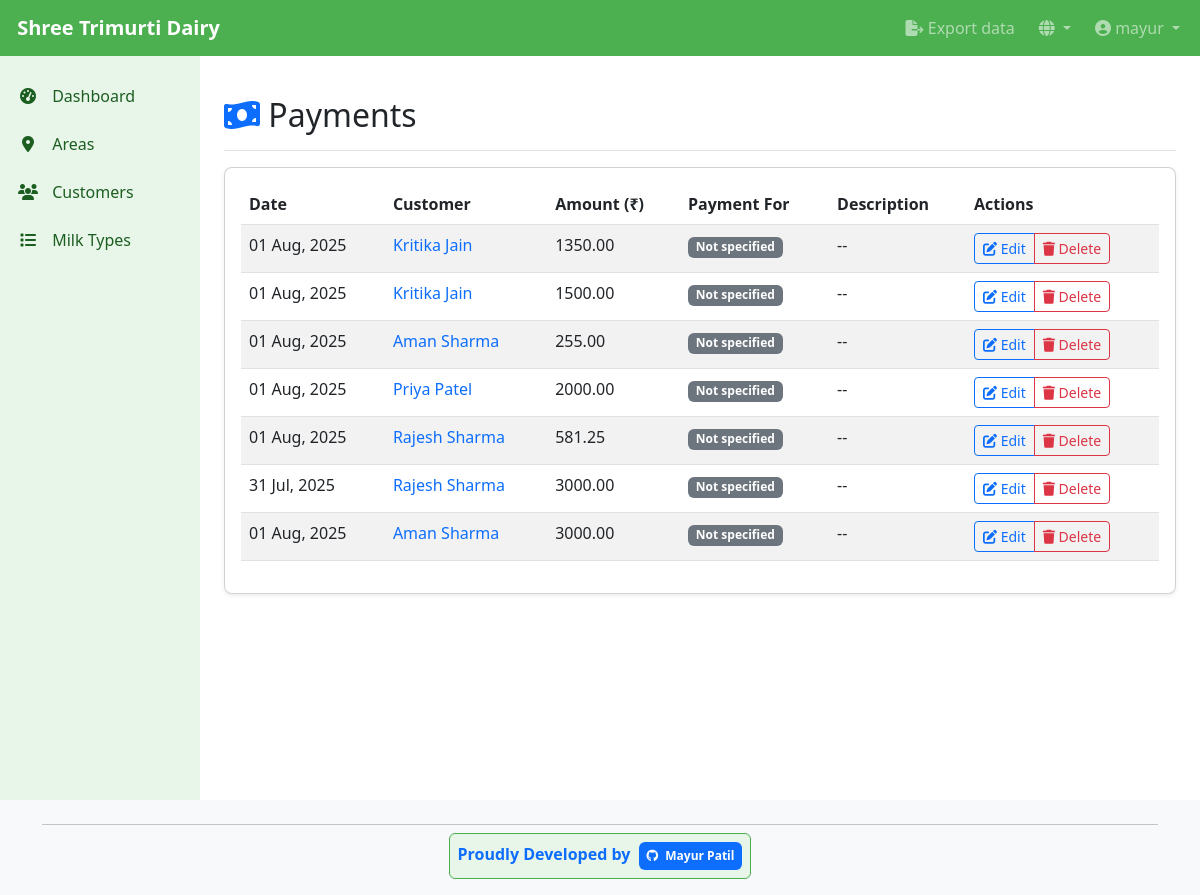
Page /en/dairy/payments/ (signed in) on the committed database.
### dairy_app/models.py (models this page shows, shortened)
class Payment(models.Model):
    user = models.ForeignKey(User, on_delete=models.CASCADE, related_name='payments')
    customer = models.ForeignKey(Customer, on_delete=models.CASCADE, related_name='payments')
    date = models.DateField(default=timezone.now)
    amount = models.DecimalField(max_digits=10, decimal_places=2)
    description = models.CharField(max_length=255, blank=True, null=True)
    payment_for_month = models.IntegerField(null=True, blank=True,
                                           help_text=_('Month number (1-12) this payment is for'))
    payment_for_year = models.IntegerField(null=True, blank=True,
                                          help_text=_('Year this payment is for'))
    created_at = models.DateTimeField(auto_now_add=True)
    updated_at = models.DateTimeField(auto_now=True)
    class Meta:
        ordering = ['-date']

class Customer(models.Model):
    user = models.ForeignKey(User, on_delete=models.CASCADE, related_name='customers')
    name = models.CharField(max_length=200)
    address = models.TextField(blank=True, null=True)
    phone = models.CharField(max_length=20, blank=True, null=True)
    milk_types = models.ManyToManyField(MilkType, related_name='customers')
    area = models.ForeignKey(Area, on_delete=models.SET_NULL, null=True, blank=True, related_name='customers')
    date_joined = models.DateTimeField(auto_now_add=True)
    delivery_order = models.PositiveIntegerField(default=0, help_text=_('Order for delivery route within area'))
    class Meta:
        ordering = ['area', 'delivery_order', 'name']

### dairy_app/views.py (the view)
# urls.py: path('payments/', views.PaymentListView.as_view(), name='payment_list'),
class PaymentListView(LoginRequiredMixin, ListView):
    model = Payment
    template_name = 'dairy_app/payment_list.html'
    context_object_name = 'payments'
    paginate_by = 20
    def get_queryset(self):
        return Payment.objects.all().order_by('-created_at')

### dairy_app/templates/dairy_app/payment_list.html (shortened to what this page needs)
{% extends 'base.html' %}
{% load i18n %}
{% load dict_filters %}
{% block content %}
<div class="d-flex justify-content-between flex-wrap flex-md-nowrap align-items-center pt-3 pb-2 mb-3 border-bottom">
    <h1 class="h2"><i class="fas fa-money-bill-wave text-primary"></i> {% trans "Payments" %}</h1>
</div>
<div class="card">
    <div class="card-body">
        {% if payments %}
        <div class="table-responsive">
            <table class="table table-striped table-hover">
                <thead>
                    <tr>
                        <th>{% trans "Date" %}</th>
                        <th>{% trans "Customer" %}</th>
                        <th>{% trans "Amount" %} (₹)</th>
                        <th>{% trans "Payment For" %}</th>
                        <th>{% trans "Description" %}</th>
                        <th>{% trans "Actions" %}</th>
                    </tr>
                </thead>
                <tbody>
                    {% for payment in payments %}
                    <tr>
                        <td>{{ payment.date|date:"d M, Y" }}</td>
                        <td>
                            <a href="{% url 'customer_detail' payment.customer.id %}" class="text-decoration-none">
                                {{ payment.customer.name }}
                            </a>
                        </td>
                        <td>{{ payment.amount|floatformat:2 }}</td>
                        <td>
                            {% if payment.payment_for_month and payment.payment_for_year %}
                                <span class="badge bg-info">
                                    {% with month_name=payment.payment_for_month|month_name %}
                                    {{ month_name }} {{ payment.payment_for_year }}
                                    {% endwith %}
                                </span>
                            {% else %}
                                <span class="badge bg-secondary">{% trans "Not specified" %}</span>
                            {% endif %}
                        </td>
                        <td>{{ payment.description|default:"--"|truncatechars:50 }}</td>
                        <td>
                            <div class="btn-group btn-group-sm">
                                <a href="{% url 'payment_edit' payment.id %}" class="btn btn-outline-primary">
                                    <i class="fas fa-edit"></i> {% trans "Edit" %}
                                </a>
                                <a href="{% url 'payment_delete' payment.id %}" class="btn btn-outline-danger">
                                    <i class="fas fa-trash"></i> {% trans "Delete" %}
                                </a>
                            </div>
                        </td>
                    </tr>
                    {% endfor %}
                </tbody>
            </table>
        </div>
        {% else %}
        <div class="text-center py-5">
            <i class="fas fa-money-bill-wave fa-3x text-muted mb-3"></i>
            <p class="lead">{% trans "No payment records found" %}</p>
            <p class="text-muted">{% trans "Record customer payments from the customer detail page" %}</p>
        </div>
        {% endif %}
    </div>
</div>
{% endblock %}

### templates/base.html (shortened to what this page needs)
<!DOCTYPE html>
<html lang="{% if LANGUAGE_CODE %}{{ LANGUAGE_CODE }}{% else %}en{% endif %}">
<head>
    {% load i18n %}
    <link href="https://cdn.jsdelivr.net/npm/bootstrap@5.3.0/dist/css/bootstrap.min.css" rel="stylesheet">
    <link href="https://cdnjs.cloudflare.com/ajax/libs/font-awesome/6.4.0/css/all.min.css" rel="stylesheet">
</head>
<body>
    <nav class="navbar navbar-expand-lg navbar-dark fixed-top">
        <div class="container-fluid">
            <a class="navbar-brand" href="{% url 'dashboard' %}">
                 {% trans "Shree Trimurti Dairy" %}
            </a>
            <div class="collapse navbar-collapse" id="navbarNav">
                <ul class="navbar-nav">
                    {% if user.is_authenticated %}
                    <li class="nav-item me-2">
                        <a class="nav-link {% if request.resolver_match.url_name == 'customer_export' %}active{% endif %}" href="{% url 'customer_export' %}">
                            <i class="fas fa-file-export"></i> {% trans "Export data" %}
                        </a>
                    </li>
                    <li class="nav-item dropdown me-2">
                        <a class="nav-link dropdown-toggle" href="#" id="languageDropdown" role="button" data-bs-toggle="dropdown" aria-expanded="false">
                            <i class="fas fa-globe"></i>
                        </a>
                            {% load i18n %}
                            {% get_current_language as LANGUAGE_CODE %}
                            {% get_available_languages as LANGUAGES %}
                            {% get_language_info_list for LANGUAGES as languages %}
                    </li>
                    <li class="nav-item dropdown">
                        <a class="nav-link dropdown-toggle" href="#" id="navbarDropdown" role="button" data-bs-toggle="dropdown" aria-expanded="false">
                            <i class="fas fa-user-circle"></i> {{ user.username }}
                        </a>
                    </li>
                    {% else %}
                    <li class="nav-item">
                        <a class="nav-link" href="{% url 'login' %}">{% trans "Login" %}</a>
                    </li>
                    {% endif %}
                </ul>
            </div>
        </div>
    </nav>
    <div class="container-fluid">
        <div class="row">
            {% if user.is_authenticated %}
            <div class="col-lg-2 d-none d-lg-block sidebar collapse" id="sidebar">
                <div class="position-sticky pt-3">
                    <ul class="nav flex-column">
                        <li class="nav-item">
                            <a class="nav-link {% if request.resolver_match.url_name == 'dashboard' %}active{% endif %}" href="{% url 'dashboard' %}">
                                <i class="fas fa-tachometer-alt"></i> {% trans "Dashboard" %}
                            </a>
                        </li>
                        <li class="nav-item">
                            <a class="nav-link {% if 'area' in request.resolver_match.url_name %}active{% endif %}" href="{% url 'area_list' %}">
                                <i class="fas fa-map-marker-alt"></i> {% trans "Areas" %}
                            </a>
                        </li>
                        <li class="nav-item">
                            <a class="nav-link {% if 'customer' in request.resolver_match.url_name %}active{% endif %}" href="{% url 'customer_list' %}">
                                <i class="fas fa-users"></i> {% trans "Customers" %}
                            </a>
                        </li>
                        <li class="nav-item">
                            <a class="nav-link {% if 'milk_type' in request.resolver_match.url_name %}active{% endif %}" href="{% url 'milk_type_list' %}">
                                <i class="fas fa-list"></i> {% trans "Milk Types" %}
                            </a>
                        </li>
                    </ul>
                </div>
            </div>
            {% endif %}
            <main class="{% if user.is_authenticated %}col-12 col-lg-10{% else %}col-12{% endif %} main-content">
                {% block content %}{% endblock %}
            </main>
        </div>
    </div>
    <footer class="footer mt-auto py-3 bg-light">
        <div class="container">
            <div class="row">
                <div class="col-12 text-center">
                    <hr class="my-2">
                    <div class="developer-credit p-2 d-inline-block rounded" style="background-color: var(--light-color); border: 1px solid var(--primary-color);">
                        <strong class="text-primary">{% trans "Proudly Developed by" %}</strong>
                        <a href="https://github.com/mayur5204" target="_blank" class="text-decoration-none ms-1">
                            <span class="badge bg-primary p-2">
                                <i class="fab fa-github me-1"></i> Mayur Patil
                            </span>
                        </a>
                    </div>
                </div>
            </div>
        </div>
    </footer>
</body>
</html>

### templates/base.html (style rules this page uses)
:root { --primary-color: #4CAF50; --accent-color: #FFC107; --light-color: #E8F5E9; --dark-color: #1B5E20; }
body { padding-top: 56px; min-height: 100vh; display: flex; flex-direction: column; padding-bottom: 60px; }
.navbar { background-color: var(--primary-color); }
.navbar-brand { font-weight: bold; }
.sidebar { background-color: var(--light-color); min-height: calc(100vh - 56px); padding-right: 0; padding-left: 0; }
.sidebar .nav-link { color: var(--dark-color); padding: 0.75rem 1rem; border-radius: 0.25rem; }
.sidebar .nav-link i { margin-right: 0.5rem; width: 24px; text-align: center; }
.card { margin-bottom: 1.5rem; border-radius: 0.5rem; box-shadow: 0 0.125rem 0.25rem rgba(0, 0, 0, 0.075); }
.main-content { flex: 1; padding: 1.5rem; }
footer { background-color: var(--light-color); padding: 1rem 0; margin-top: auto; }
@media (min-width: 992px) { body { padding-bottom: 0; } }

### rows in the picture
Payment: date "01 Aug, 2025", customer.name "Kritika Jain", amount "1350.00", description "--"
Payment: date "01 Aug, 2025", customer.name "Kritika Jain", amount "1500.00", description "--"
Payment: date "01 Aug, 2025", customer.name "Aman Sharma", amount "255.00", description "--"
Payment: date "01 Aug, 2025", customer.name "Priya Patel", amount "2000.00", description "--"
Payment: date "01 Aug, 2025", customer.name "Rajesh Sharma", amount "581.25", description "--"
Payment: date "31 Jul, 2025", customer.name "Rajesh Sharma", amount "3000.00", description "--"
Payment: date "01 Aug, 2025", customer.name "Aman Sharma", amount "3000.00", description "--"

### other values in the picture
{{ user.username }} "mayur"
